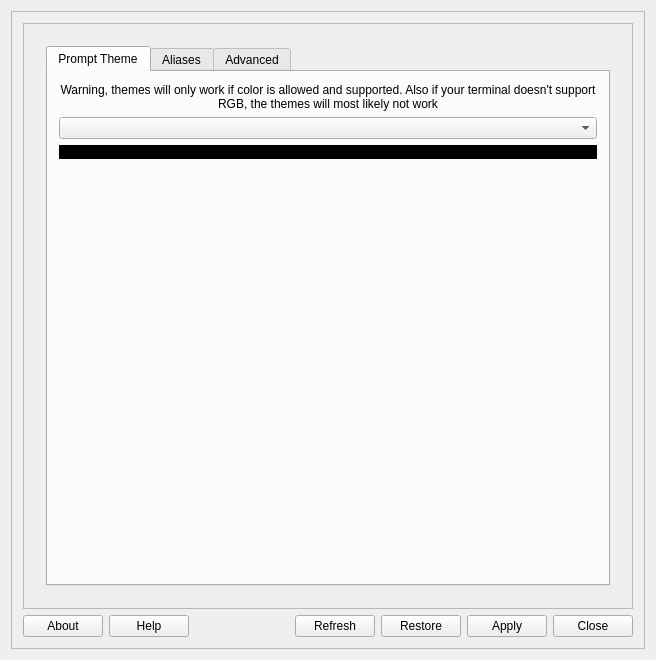
<?xml version="1.0" encoding="UTF-8"?>
<ui version="4.0">
 <class>Window</class>
 <widget class="QWidget" name="Window">
  <property name="geometry">
   <rect>
    <x>0</x>
    <y>0</y>
    <width>656</width>
    <height>660</height>
   </rect>
  </property>
  <property name="sizePolicy">
   <sizepolicy hsizetype="Minimum" vsizetype="Minimum">
    <horstretch>0</horstretch>
    <verstretch>0</verstretch>
   </sizepolicy>
  </property>
  <property name="cursor">
   <cursorShape>ArrowCursor</cursorShape>
  </property>
  <property name="windowTitle">
   <string>Window</string>
  </property>
  <layout class="QVBoxLayout" name="verticalLayout_5">
   <item>
    <widget class="QFrame" name="frame_Main">
     <property name="sizePolicy">
      <sizepolicy hsizetype="Expanding" vsizetype="MinimumExpanding">
       <horstretch>0</horstretch>
       <verstretch>0</verstretch>
      </sizepolicy>
     </property>
     <property name="frameShape">
      <enum>QFrame::StyledPanel</enum>
     </property>
     <property name="frameShadow">
      <enum>QFrame::Raised</enum>
     </property>
     <layout class="QGridLayout" name="gridLayout">
      <item row="1" column="0">
       <widget class="QScrollArea" name="scrollArea_Main">
        <property name="sizePolicy">
         <sizepolicy hsizetype="Expanding" vsizetype="Expanding">
          <horstretch>0</horstretch>
          <verstretch>0</verstretch>
         </sizepolicy>
        </property>
        <property name="frameShadow">
         <enum>QFrame::Plain</enum>
        </property>
        <property name="widgetResizable">
         <bool>true</bool>
        </property>
        <property name="alignment">
         <set>Qt::AlignCenter</set>
        </property>
        <widget class="QWidget" name="scrollArea_Main_Contents">
         <property name="geometry">
          <rect>
           <x>0</x>
           <y>0</y>
           <width>616</width>
           <height>580</height>
          </rect>
         </property>
         <layout class="QVBoxLayout" name="verticalLayout">
          <item>
           <widget class="QWidget" name="scrollArea_Main_Contents_Contents" native="true">
            <property name="sizePolicy">
             <sizepolicy hsizetype="Minimum" vsizetype="Minimum">
              <horstretch>0</horstretch>
              <verstretch>0</verstretch>
             </sizepolicy>
            </property>
            <property name="cursor">
             <cursorShape>ArrowCursor</cursorShape>
            </property>
            <layout class="QGridLayout" name="gridLayout_3">
             <item row="0" column="0">
              <widget class="QTabWidget" name="tabWidget">
               <property name="tabPosition">
                <enum>QTabWidget::North</enum>
               </property>
               <property name="tabShape">
                <enum>QTabWidget::Rounded</enum>
               </property>
               <property name="currentIndex">
                <number>0</number>
               </property>
               <property name="tabBarAutoHide">
                <bool>false</bool>
               </property>
               <widget class="QWidget" name="tab_4">
                <attribute name="title">
                 <string>Prompt Theme</string>
                </attribute>
                <layout class="QVBoxLayout" name="verticalLayout_3">
                 <item>
                  <widget class="QLabel" name="label_2">
                   <property name="sizePolicy">
                    <sizepolicy hsizetype="Preferred" vsizetype="Minimum">
                     <horstretch>0</horstretch>
                     <verstretch>0</verstretch>
                    </sizepolicy>
                   </property>
                   <property name="text">
                    <string>Warning, themes will only work if color is allowed and supported. Also if your terminal doesn't support RGB, the themes will most likely not work</string>
                   </property>
                   <property name="alignment">
                    <set>Qt::AlignCenter</set>
                   </property>
                   <property name="wordWrap">
                    <bool>true</bool>
                   </property>
                   <property name="margin">
                    <number>6</number>
                   </property>
                  </widget>
                 </item>
                 <item>
                  <widget class="QComboBox" name="comboBox_Themes">
                   <property name="sizePolicy">
                    <sizepolicy hsizetype="Preferred" vsizetype="Minimum">
                     <horstretch>0</horstretch>
                     <verstretch>0</verstretch>
                    </sizepolicy>
                   </property>
                  </widget>
                 </item>
                 <item>
                  <widget class="QLabel" name="label_Preview">
                   <property name="sizePolicy">
                    <sizepolicy hsizetype="Preferred" vsizetype="Minimum">
                     <horstretch>0</horstretch>
                     <verstretch>0</verstretch>
                    </sizepolicy>
                   </property>
                   <property name="styleSheet">
                    <string notr="true">background-color: black;</string>
                   </property>
                   <property name="text">
                    <string/>
                   </property>
                  </widget>
                 </item>
                 <item>
                  <spacer name="verticalSpacer">
                   <property name="orientation">
                    <enum>Qt::Vertical</enum>
                   </property>
                   <property name="sizeHint" stdset="0">
                    <size>
                     <width>20</width>
                     <height>40</height>
                    </size>
                   </property>
                  </spacer>
                 </item>
                </layout>
               </widget>
               <widget class="QWidget" name="tab_3">
                <attribute name="title">
                 <string>Aliases</string>
                </attribute>
                <layout class="QVBoxLayout" name="verticalLayout_7">
                 <item>
                  <widget class="QTableWidget" name="tableWidget">
                   <property name="sizePolicy">
                    <sizepolicy hsizetype="Preferred" vsizetype="Expanding">
                     <horstretch>0</horstretch>
                     <verstretch>0</verstretch>
                    </sizepolicy>
                   </property>
                   <property name="frameShape">
                    <enum>QFrame::NoFrame</enum>
                   </property>
                   <property name="frameShadow">
                    <enum>QFrame::Plain</enum>
                   </property>
                  </widget>
                 </item>
                 <item>
                  <layout class="QHBoxLayout" name="horizontalLayout">
                   <property name="sizeConstraint">
                    <enum>QLayout::SetMinimumSize</enum>
                   </property>
                   <item>
                    <widget class="QPushButton" name="pushButton_plus">
                     <property name="text">
                      <string>+</string>
                     </property>
                     <property name="flat">
                      <bool>true</bool>
                     </property>
                    </widget>
                   </item>
                   <item>
                    <widget class="QPushButton" name="pushButton_minus">
                     <property name="text">
                      <string>-</string>
                     </property>
                     <property name="flat">
                      <bool>true</bool>
                     </property>
                    </widget>
                   </item>
                  </layout>
                 </item>
                </layout>
               </widget>
               <widget class="QWidget" name="tab">
                <attribute name="title">
                 <string>Advanced</string>
                </attribute>
                <layout class="QVBoxLayout" name="verticalLayout_6">
                 <item>
                  <widget class="QGroupBox" name="groupBox">
                   <property name="title">
                    <string>Color Prompt Behavior</string>
                   </property>
                   <layout class="QGridLayout" name="gridLayout_4">
                    <item row="0" column="0">
                     <widget class="QFrame" name="frame">
                      <property name="frameShape">
                       <enum>QFrame::NoFrame</enum>
                      </property>
                      <property name="frameShadow">
                       <enum>QFrame::Plain</enum>
                      </property>
                      <layout class="QVBoxLayout" name="verticalLayout_4">
                       <item>
                        <widget class="QCheckBox" name="checkBox_Default">
                         <property name="toolTip">
                          <string>Does whatever is supported</string>
                         </property>
                         <property name="text">
                          <string>Default Behavior</string>
                         </property>
                        </widget>
                       </item>
                       <item>
                        <widget class="QCheckBox" name="checkBox_NoColor">
                         <property name="toolTip">
                          <string>Forces no color in the prompt</string>
                         </property>
                         <property name="text">
                          <string>No Color Prompt</string>
                         </property>
                        </widget>
                       </item>
                       <item>
                        <widget class="QCheckBox" name="checkBox_ForceColor">
                         <property name="toolTip">
                          <string>Forces color in the prompt</string>
                         </property>
                         <property name="text">
                          <string>Force Color Prompt</string>
                         </property>
                        </widget>
                       </item>
                      </layout>
                     </widget>
                    </item>
                   </layout>
                  </widget>
                 </item>
                 <item>
                  <widget class="QGroupBox" name="groupBox_3">
                   <property name="title">
                    <string>History</string>
                   </property>
                   <layout class="QVBoxLayout" name="verticalLayout_9">
                    <item>
                     <widget class="QCheckBox" name="checkBox_ignorespace">
                      <property name="text">
                       <string>Do not overwrite Midnight Commanders setting: `ignorespace`</string>
                      </property>
                     </widget>
                    </item>
                   </layout>
                  </widget>
                 </item>
                 <item>
                  <widget class="QGroupBox" name="groupBox_2">
                   <property name="title">
                    <string>Other</string>
                   </property>
                   <layout class="QVBoxLayout" name="verticalLayout_8">
                    <item>
                     <widget class="QCheckBox" name="checkBox_DebianChroot">
                      <property name="toolTip">
                       <string>Shows if you are in a chroot in your prompt</string>
                      </property>
                      <property name="text">
                       <string>Show Debian Chroot in prompt</string>
                      </property>
                     </widget>
                    </item>
                   </layout>
                  </widget>
                 </item>
                 <item>
                  <spacer name="verticalSpacer_3">
                   <property name="orientation">
                    <enum>Qt::Vertical</enum>
                   </property>
                   <property name="sizeHint" stdset="0">
                    <size>
                     <width>20</width>
                     <height>40</height>
                    </size>
                   </property>
                  </spacer>
                 </item>
                </layout>
               </widget>
              </widget>
             </item>
            </layout>
           </widget>
          </item>
         </layout>
        </widget>
       </widget>
      </item>
      <item row="4" column="0">
       <layout class="QHBoxLayout" name="horizontalLayout_2">
        <item>
         <widget class="QPushButton" name="pushButton_About">
          <property name="sizePolicy">
           <sizepolicy hsizetype="Minimum" vsizetype="Minimum">
            <horstretch>0</horstretch>
            <verstretch>0</verstretch>
           </sizepolicy>
          </property>
          <property name="text">
           <string>About</string>
          </property>
         </widget>
        </item>
        <item>
         <widget class="QPushButton" name="pushButton_Help">
          <property name="sizePolicy">
           <sizepolicy hsizetype="Minimum" vsizetype="Minimum">
            <horstretch>0</horstretch>
            <verstretch>0</verstretch>
           </sizepolicy>
          </property>
          <property name="maximumSize">
           <size>
            <width>500</width>
            <height>500</height>
           </size>
          </property>
          <property name="text">
           <string>Help</string>
          </property>
         </widget>
        </item>
        <item>
         <spacer name="horizontalSpacer">
          <property name="orientation">
           <enum>Qt::Horizontal</enum>
          </property>
          <property name="sizeHint" stdset="0">
           <size>
            <width>40</width>
            <height>20</height>
           </size>
          </property>
         </spacer>
        </item>
        <item>
         <widget class="QLabel" name="label">
          <property name="sizePolicy">
           <sizepolicy hsizetype="Minimum" vsizetype="Minimum">
            <horstretch>0</horstretch>
            <verstretch>0</verstretch>
           </sizepolicy>
          </property>
          <property name="maximumSize">
           <size>
            <width>32</width>
            <height>32</height>
           </size>
          </property>
          <property name="text">
           <string/>
          </property>
          <property name="pixmap">
           <pixmap resource="resource.qrc">:/mx-linux/mx.png</pixmap>
          </property>
          <property name="scaledContents">
           <bool>true</bool>
          </property>
          <property name="wordWrap">
           <bool>false</bool>
          </property>
         </widget>
        </item>
        <item>
         <spacer name="horizontalSpacer_2">
          <property name="orientation">
           <enum>Qt::Horizontal</enum>
          </property>
          <property name="sizeHint" stdset="0">
           <size>
            <width>40</width>
            <height>20</height>
           </size>
          </property>
         </spacer>
        </item>
        <item>
         <widget class="QPushButton" name="pushButton_Refresh">
          <property name="toolTip">
           <string>Reads bashrc and sets config widgets accordingly</string>
          </property>
          <property name="text">
           <string>Refresh</string>
          </property>
         </widget>
        </item>
        <item>
         <widget class="QPushButton" name="pushButton_Restore">
          <property name="toolTip">
           <string>Restores your bashrc with the MX Linux default and compatabilty to use MX Bashrc</string>
          </property>
          <property name="text">
           <string>Restore</string>
          </property>
          <property name="flat">
           <bool>false</bool>
          </property>
         </widget>
        </item>
        <item>
         <widget class="QPushButton" name="pushButton">
          <property name="toolTip">
           <string>Applys changes to ~/.bashrc</string>
          </property>
          <property name="text">
           <string>Apply</string>
          </property>
          <property name="flat">
           <bool>false</bool>
          </property>
         </widget>
        </item>
        <item>
         <widget class="QPushButton" name="pushButton_Close">
          <property name="sizePolicy">
           <sizepolicy hsizetype="Minimum" vsizetype="Minimum">
            <horstretch>0</horstretch>
            <verstretch>0</verstretch>
           </sizepolicy>
          </property>
          <property name="text">
           <string>Close</string>
          </property>
         </widget>
        </item>
       </layout>
      </item>
     </layout>
    </widget>
   </item>
  </layout>
 </widget>
 <layoutdefault spacing="6" margin="11"/>
 <resources>
  <include location="resource.qrc"/>
 </resources>
 <connections>
  <connection>
   <sender>pushButton_Close</sender>
   <signal>clicked()</signal>
   <receiver>Window</receiver>
   <slot>close()</slot>
   <hints>
    <hint type="sourcelabel">
     <x>418</x>
     <y>623</y>
    </hint>
    <hint type="destinationlabel">
     <x>239</x>
     <y>329</y>
    </hint>
   </hints>
  </connection>
  <connection>
   <sender>checkBox_Default</sender>
   <signal>toggled(bool)</signal>
   <receiver>checkBox_ForceColor</receiver>
   <slot>setDisabled(bool)</slot>
   <hints>
    <hint type="sourcelabel">
     <x>199</x>
     <y>181</y>
    </hint>
    <hint type="destinationlabel">
     <x>199</x>
     <y>245</y>
    </hint>
   </hints>
  </connection>
  <connection>
   <sender>checkBox_ForceColor</sender>
   <signal>toggled(bool)</signal>
   <receiver>checkBox_NoColor</receiver>
   <slot>setDisabled(bool)</slot>
   <hints>
    <hint type="sourcelabel">
     <x>199</x>
     <y>245</y>
    </hint>
    <hint type="destinationlabel">
     <x>199</x>
     <y>213</y>
    </hint>
   </hints>
  </connection>
  <connection>
   <sender>checkBox_ForceColor</sender>
   <signal>toggled(bool)</signal>
   <receiver>checkBox_Default</receiver>
   <slot>setDisabled(bool)</slot>
   <hints>
    <hint type="sourcelabel">
     <x>199</x>
     <y>245</y>
    </hint>
    <hint type="destinationlabel">
     <x>199</x>
     <y>181</y>
    </hint>
   </hints>
  </connection>
  <connection>
   <sender>checkBox_Default</sender>
   <signal>toggled(bool)</signal>
   <receiver>checkBox_NoColor</receiver>
   <slot>setDisabled(bool)</slot>
   <hints>
    <hint type="sourcelabel">
     <x>199</x>
     <y>181</y>
    </hint>
    <hint type="destinationlabel">
     <x>199</x>
     <y>213</y>
    </hint>
   </hints>
  </connection>
  <connection>
   <sender>checkBox_NoColor</sender>
   <signal>toggled(bool)</signal>
   <receiver>checkBox_ForceColor</receiver>
   <slot>setDisabled(bool)</slot>
   <hints>
    <hint type="sourcelabel">
     <x>199</x>
     <y>213</y>
    </hint>
    <hint type="destinationlabel">
     <x>199</x>
     <y>245</y>
    </hint>
   </hints>
  </connection>
  <connection>
   <sender>checkBox_NoColor</sender>
   <signal>toggled(bool)</signal>
   <receiver>checkBox_Default</receiver>
   <slot>setDisabled(bool)</slot>
   <hints>
    <hint type="sourcelabel">
     <x>199</x>
     <y>213</y>
    </hint>
    <hint type="destinationlabel">
     <x>199</x>
     <y>181</y>
    </hint>
   </hints>
  </connection>
 </connections>
</ui>
